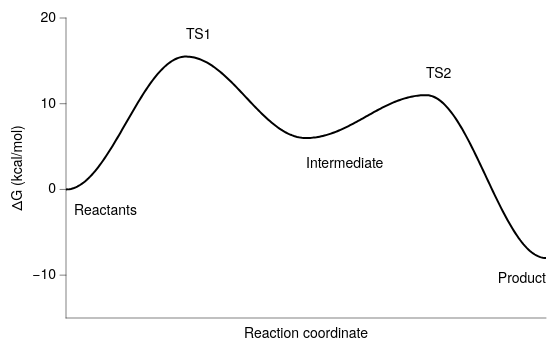

Write the Vega-Lite specification saved for this chart.
### Vega-Lite specification from a JSON file in a GitHub repository (floating-point values rounded to 4 significant figures; data arrays with more than 128 entries replaced by an {"elided": "..."} marker saying what was removed)
{"background": null, "config": {"arc": {"fill": "#DBDBDB", "fillOpacity": 1.0, "innerRadius": 37.5, "padAngle": 0.03, "stroke": "black", "strokeOpacity": 1, "strokeWidth": 0.25}, "area": {"fill": "#DBDBDB", "fillOpacity": 1.0, "stroke": "black", "strokeOpacity": 1, "strokeWidth": 0.25}, "axis": {"domain": true, "domainCap": "round", "domainColor": "black", "domainWidth": 0.25, "grid": false, "gridCap": "round", "gridColor": "#F1F1F1", "gridDash": [0, 0], "gridOpacity": 1.0, "gridWidth": 0.25, "labelColor": "black", "labelFont": "Helvetica Neue, HelveticaNeue, Helvetica, Arial, sans-serif", "labelFontSize": 7, "labelFontStyle": "normal", "labelFontWeight": 400, "offset": 0, "ticks": true, "tickCap": "round", "tickColor": "black", "tickRound": false, "tickSize": 3, "tickWidth": 0.25, "titleColor": "black", "titleFont": "Helvetica Neue, HelveticaNeue, Helvetica, Arial, sans-serif", "titleFontSize": 7, "titleFontStyle": "normal", "titleFontWeight": 400}, "axisX": {"domain": true, "labelAlign": "center", "labelAngle": 0, "labels": true, "ticks": true, "translate": 0}, "axisY": {"domain": true, "labelAlign": "right", "labelAngle": 0, "labels": true, "ticks": true, "translate": 0}, "axisRight": {"domain": true, "labelAlign": "left", "labelAngle": 0, "labels": true, "ticks": true, "translate": 0}, "axisTop": {"domain": true, "labelAlign": "center", "labelAngle": 0, "labels": true, "ticks": true, "translate": 0}, "axisBand": {"tickOffset": 0}, "bar": {"fill": "#DBDBDB", "fillOpacity": 1.0, "stroke": "black", "strokeOpacity": 1, "strokeWidth": 0.25}, "boxplot": {"size": 13.5, "ticks": {"cornerRadius": 0.25, "fill": "black", "opacity": 1, "size": 6.75, "thickness": 0.25}, "box": {"fillOpacity": 1.0, "stroke": "black", "strokeOpacity": 1, "strokeWidth": 0.25}, "median": {"cornerRadius": 0, "fill": "black", "fillOpacity": 1.0, "opacity": 1, "size": 13.5, "thickness": 0.25}, "rule": {"fill": "black", "fillOpacity": 1.0, "size": 15.0, "stroke": "black", "strokeDash": [0, 0], "strokeOpacity": 1, "strokeWidth": 0.25}, "outliers": {"color": "black", "fill": "black", "fillOpacity": 1.0, "size": 0, "stroke": "black", "strokeOpacity": 1, "strokeWidth": 0.25}}, "circle": {"fill": "black", "fillOpacity": 1.0, "size": 1.875, "stroke": null, "strokeOpacity": 1, "strokeWidth": 0.25}, "errorband": {"band": {"fillOpacity": 0.6, "stroke": null, "strokeWidth": 0.25, "strokeOpacity": 1}, "borders": {"opacity": 0, "strokeOpacity": 0.25, "strokeWidth": 1}}, "errorbar": {"opacity": 1, "rule": {"strokeDash": [0, 0], "strokeWidth": 0.25}, "ticks": {"color": "black", "cornerRadius": 0.125, "opacity": 1, "size": 9.0, "thickness": 0.25}, "thickness": 0.25}, "font": "Helvetica Neue, HelveticaNeue, Helvetica, Arial, sans-serif", "geoshape": {"fill": "#DBDBDB", "fillOpacity": 1.0, "stroke": "black", "strokeOpacity": 1, "strokeWidth": 0.25}, "header": {"labelColor": "black", "labelFont": "Helvetica Neue, HelveticaNeue, Helvetica, Arial, sans-serif", "labelFontSize": 7, "labelFontStyle": "normal", "labelFontWeight": 400, "titleColor": "black", "titleFont": "Helvetica Neue, HelveticaNeue, Helvetica, Arial, sans-serif", "titleFontSize": 7, "titleFontStyle": "normal", "titleFontWeight": 400, "titlePadding": 0}, "legend": {"disable": false, "offset": 4.5, "titlePadding": 4, "labelOffset": 2, "gradientLabelOffset": 2, "gradientLength": 75.0, "gradientThickness": 7.5, "gradientOpacity": 1.0, "gradientStrokeColor": "black", "gradientStrokeWidth": 0.25, "labelColor": "black", "labelFont": "Helvetica Neue, HelveticaNeue, Helvetica, Arial, sans-serif", "labelFontSize": 7, "labelFontStyle": "normal", "labelFontWeight": 400, "strokeColor": "black", "strokeWidth": 0, "symbolSize": 42, "symbolStrokeColor": "black", "symbolStrokeWidth": 0.25, "titleColor": "black", "titleFont": "Helvetica Neue, HelveticaNeue, Helvetica, Arial, sans-serif", "titleFontSize": 7, "titleFontStyle": "normal", "titleFontWeight": 400}, "line": {"color": "black", "stroke": "black", "strokeCap": "butt", "strokeDash": [0, 0], "strokeOpacity": 1, "strokeWidth": 0.5}, "point": {"filled": true, "fill": "#DBDBDB", "fillOpacity": 1.0, "size": 7.5, "stroke": "black", "strokeOpacity": 1, "strokeWidth": 0.25}, "range": {"category": ["#5CA7B1", "#B7D0EE", "#B7B3E4", "#B3DAB5", "#F5E1B3", "#3D727B", "#809DC7", "#867DAC", "#80A988", "#CBB17A", "#204148", "#546B94", "#584C77", "#507B5F", "#9D824D"], "diverging": {"scheme": ["#6F572A", "#876E43", "#9E875F", "#B5A17F", "#CABBA2", "#DCD6CC", "#F4F1E9", "#C9D7DA", "#9DBFC6", "#78A5AF", "#558B96", "#36717C", "#1A5762"]}, "heatmap": {"scheme": ["#32022B", "#43044D", "#4C196E", "#4D338C", "#484DA6", "#3A68BB", "#1D83CA", "#1D9CCB", "#23B5C9", "#28CDC5", "#4DE0B4", "#91EE9F"]}, "ordinal": {"scheme": ["#F1F1F1", "#DBDBDB", "#C6C6C6", "#B2B2B2", "#9D9D9D", "#898989", "#767676", "#636363", "#515151", "#404040", "#2F2F2F", "#1F1F1F"]}, "ramp": {"scheme": ["#32022B", "#43044D", "#4C196E", "#4D338C", "#484DA6", "#3A68BB", "#1D83CA", "#1D9CCB", "#23B5C9", "#28CDC5", "#4DE0B4", "#91EE9F"]}}, "rule": {"color": "black", "stroke": "black", "strokeCap": "round", "strokeDash": [2, 2], "strokeOpacity": 1, "strokeWidth": 0.25}, "scale": {"bandPaddingInner": 0.1, "bandPaddingOuter": 0.1, "round": false}, "rect": {"fill": "#DBDBDB", "fillOpacity": 1.0, "stroke": "black", "strokeOpacity": 1, "strokeWidth": 0.25}, "square": {"fill": "#DBDBDB", "fillOpacity": 1.0, "size": 15.0, "stroke": "black", "strokeOpacity": 1, "strokeWidth": 0.25}, "text": {"color": "black", "font": "Helvetica Neue, HelveticaNeue, Helvetica, Arial, sans-serif", "fontSize": 7, "fontStyle": "normal", "fontWeight": 400}, "tick": {"color": "black", "cornerRadius": 0.125, "opacity": 1.0, "size": 13.5, "thickness": 0.25}, "title": {"anchor": "middle", "frame": "group", "color": "black", "font": "Helvetica Neue, HelveticaNeue, Helvetica, Arial, sans-serif", "fontSize": 7, "fontStyle": "normal", "fontWeight": 400, "subtitleColor": "black", "subtitleFont": "Helvetica Neue, HelveticaNeue, Helvetica, Arial, sans-serif", "subtitleFontSize": "Helvetica Neue, HelveticaNeue, Helvetica, Arial, sans-serif", "subtitleFontStyle": "normal", "subtitleFontWeight": 400}, "trail": {"color": "black", "opacity": 1, "size": 0.5}, "view": {"continuousWidth": 240, "continuousHeight": 150, "discreteWidth": 240, "discreteHeight": 150, "fill": null, "stroke": null, "strokeWidth": 0.25}}, "layer": [{"data": {"name": "data-2d36b3cbaebd823fa86b183817cd01b9"}, "mark": {"type": "line", "strokeWidth": 1.0}, "encoding": {"x": {"axis": {"labels": false, "ticks": false}, "field": "rc", "title": "Reaction coordinate", "type": "quantitative"}, "y": {"field": "G", "scale": {"domain": [-12, 20]}, "title": "ΔG (kcal/mol)", "type": "quantitative"}}}, {"layer": [{"data": {"values": [{"__dysonsphere__": 1}]}, "mark": {"type": "text", "align": "left", "angle": 0, "baseline": "middle", "dx": 4, "dy": 0, "opacity": 1.0}, "encoding": {"text": {"value": "Reactants"}, "x": {"datum": 0.0}, "y": {"datum": -2.5}}}, {"data": {"values": [{"__dysonsphere__": 1}]}, "mark": {"type": "text", "align": "left", "angle": 0, "baseline": "middle", "dx": 0, "dy": 0, "opacity": 1.0}, "encoding": {"text": {"value": "TS1"}, "x": {"datum": 1.0}, "y": {"datum": 18.0}}}, {"data": {"values": [{"__dysonsphere__": 1}]}, "mark": {"type": "text", "align": "left", "angle": 0, "baseline": "middle", "dx": 0, "dy": 0, "opacity": 1.0}, "encoding": {"text": {"value": "Intermediate"}, "x": {"datum": 2.0}, "y": {"datum": 3.0}}}, {"data": {"values": [{"__dysonsphere__": 1}]}, "mark": {"type": "text", "align": "left", "angle": 0, "baseline": "middle", "dx": 0, "dy": 0, "opacity": 1.0}, "encoding": {"text": {"value": "TS2"}, "x": {"datum": 3.0}, "y": {"datum": 13.5}}}, {"data": {"values": [{"__dysonsphere__": 1}]}, "mark": {"type": "text", "align": "right", "angle": 0, "baseline": "middle", "dx": 0, "dy": 0, "opacity": 1.0}, "encoding": {"text": {"value": "Product"}, "x": {"datum": 4.0}, "y": {"datum": -10.5}}}]}], "$schema": "https://vega.github.io/schema/vega-lite/v6.4.1.json", "datasets": {"data-2d36b3cbaebd823fa86b183817cd01b9": {"elided": "300 records"}}}
